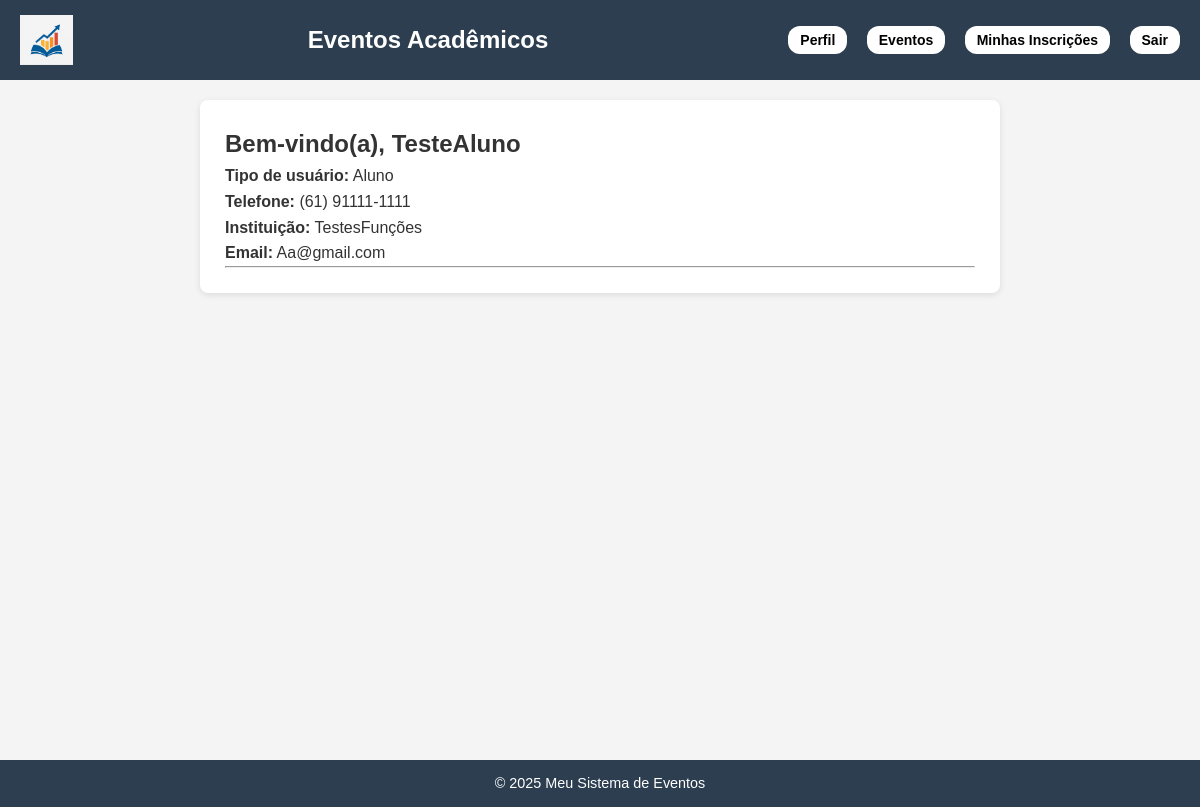
Screenshot of /perfil/ (signed in) with the database file from the repository.
### eventos/models.py (models this page shows, shortened)
class Perfil(models.Model):
    TIPOS = [
        ('aluno', 'Aluno'),
        ('professor', 'Professor'),
        ('organizador', 'Organizador'),
    ]
    usuario = models.OneToOneField(User, on_delete=models.CASCADE)
    telefone = models.CharField(max_length=15, blank=True)
    instituicao = models.CharField(max_length=255, blank=True)
    tipo = models.CharField(max_length=20, choices=TIPOS)

### eventos/views.py (the view)
# urls.py: path('perfil/', PerfilView.as_view(), name='perfil'),
class PerfilView(LoginRequiredMixin, TemplateView):
    template_name = 'perfil.html'
    def get_context_data(self, **kwargs):
        context = super().get_context_data(**kwargs)
        usuario = self.request.user
        perfil = Perfil.objects.get(usuario=usuario)
        context['usuario'] = usuario
        context['perfil'] = perfil
        return context

### eventos/context_processors.py (called while the page is built)
def perfil_context(request):
    if request.user.is_authenticated:
        return {'perfil': getattr(request.user, 'perfil', None)}
    return {}

### eventos/templates/perfil.html (shortened to what this page needs)
{% extends 'base.html' %}
{% block content %}
<h2>Bem-vindo(a), {{ usuario.username }}</h2>
<p><strong>Tipo de usuário:</strong> {{ perfil.get_tipo_display }}</p>
<p><strong>Telefone:</strong> {{ perfil.telefone|default:"Não informado" }}</p>
<p><strong>Instituição:</strong> {{ perfil.instituicao|default:"Não informada" }}</p>
<p><strong>Email:</strong> {{ usuario.email }}</p>
<hr>
{% endblock %}

### eventos/templates/base.html (style rules this page uses)
* { margin: 0; padding: 0; box-sizing: border-box; }
body { font-family: Arial, sans-serif; background-color: #f4f4f4; color: #333; line-height: 1.6; }

### rows the page displays
Perfil: tipo "Aluno", telefone "(61) 91111-1111", instituicao "TestesFunções"

### other values shown
{{ usuario.username }} "TesteAluno"
{{ usuario.email }} "Aa@gmail.com"
